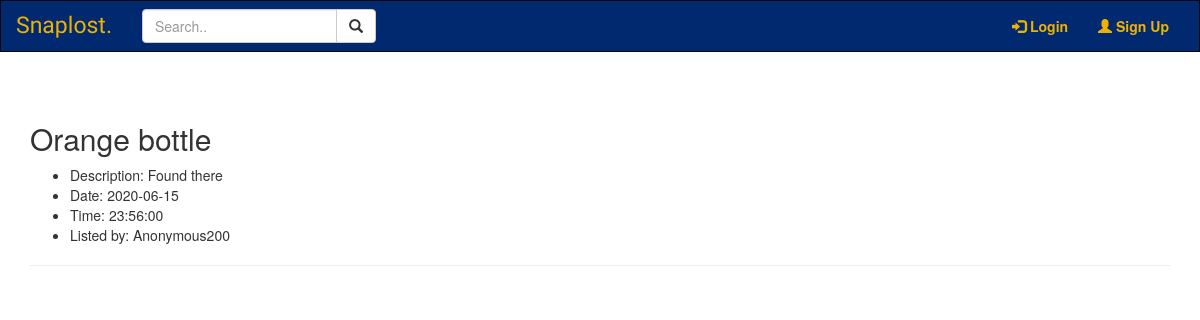
The page /1 on the database its author committed.
### models.py (models this page shows)
class Item(UserMixin, db.Model):
    __tablename__ = "item"
    __table_args__ = {'extend_existing': True}
    id = db.Column(db.Integer, primary_key=True)
    category = db.Column(db.String(100), nullable=False)
    item = db.Column(db.String(100), nullable=False)
    description = db.Column(db.String(1000), nullable=False)
    occurdate = db.Column(db.Date)
    time = db.Column(db.Time)
    user_id = db.Column(db.Integer, db.ForeignKey('user.id'))

class User(UserMixin, db.Model):
    __tablename__ = "user"
    __table_args__ = {'extend_existing': True}
    id = db.Column(db.Integer, primary_key=True)
    email = db.Column(db.String(100), unique=True)
    password = db.Column(db.String(100))
    name = db.Column(db.String(1000))
    listing = db.relationship('Item', backref='lister', cascade='all, delete-orphan', lazy='dynamic')

### item.py (the view)
@item.route('/<int:listing_id>')
def listing(listing_id):
    listing = Item.query.filter_by(id=listing_id).first()
    return render_template('listing.html', listing=listing)

### templates/listing.html (shortened to what this page needs)
{% extends 'base.html' %}
{% block content %}
    <h2> {% block title %} {{ listing.item }} {% endblock %} </h2>
    <ul>
        <li> Description: {{ listing.description}} </li>
        <li> Date: {{ listing.occurdate }} </li>
        <li> Time: {{ listing.time }} </li>
        <li> Listed by: {{ listing.lister.name }}
    </ul>
    <hr>
{% endblock %}

### rows shown on the page
Item: item "Orange bottle", description "Found there", occurdate "2020-06-15", time "23:56:00"
User: lister.name "Anonymous200"
